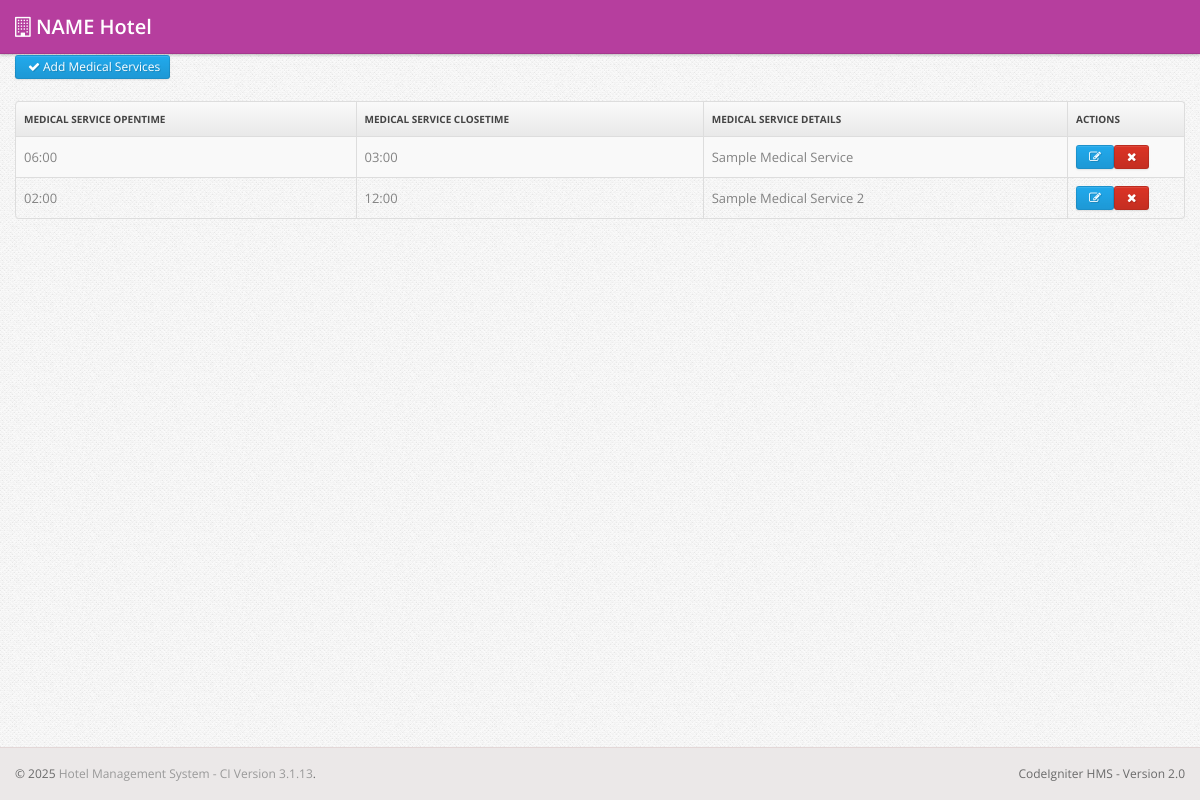
Page /index.php/medical_service on the committed database.
### tables this page shows
CREATE TABLE `medical_service` (
  `medicalservice_id` int(11) NOT NULL,
  `medicalservice_open_time` varchar(50) DEFAULT NULL,
  `medicalservice_close_time` varchar(50) DEFAULT NULL,
  `medicalservice_details` text DEFAULT NULL
);

### application/controllers/medical_service.php (called while the page is built, shortened)
<?php if ( ! defined('BASEPATH')) exit('No direct script access allowed');
class Medical_service extends CI_Controller {
	public function index()
	{
		$medicalServices = $this->medical_service_m->get_medicalServices();
		$customers = $this->customer_m->get_active_customers();
		$viewdata = array('medicalServices' => $medicalServices, 'customers' => $customers);
		$data = array('title' => 'Medical Service - ', 'page' => 'medical_service');
		$this->load->view('header', $data);
		$this->load->view('medical_service/list',$viewdata);
		$this->load->view('footer');
	}
}

### index.php (called while the page is built, shortened)
<?php
require_once BASEPATH.'core/CodeIgniter.php';

### application/models/medical_service_m.php (called while the page is built, shortened)
<?php
class Medical_service_m extends CI_Model {
    function get_medicalServices()
    {
        $query = $this->db->from('medical_service')->get();
        $data = array();
        foreach (@$query->result() as $row)
        {
            $data[] = $row;
        }
        if(count($data))
            return $data;
        return false;
    }
}

### application/views/medical_service/list.php (the view)
<div class="main">
  <div class="main-inner">
    <div class="container">
      <div class="row">
        <div class="span12">
			<a href="<?= base_url() ?>medical_service/add" class="btn btn-small btn-primary"><i class="btn-icon-only icon-ok"></i>Add Medical Services</a>
			<br><br>
			<table class="table table-striped table-bordered">
				<thead>
				  <tr>
				    <th> Medical Service Opentime </th>
				    <th> Medical Service Closetime </th>
				    <th> Medical Service Details </th>
				    <th class="td-actions", width="100"> Actions </th>
				  </tr>
				</thead>
				<tbody>
				<?php
					if(isset($medicalServices) && $medicalServices){
					foreach ($medicalServices as $medServ) {
				?>
				  <tr>
				    <td> <?=$medServ->medicalservice_open_time?> </td>
				    <td> <?=$medServ->medicalservice_close_time?> </td>
				    <td> <?=$medServ->medicalservice_details?> </td>
				    <td class="td-actions"><a href="<?= base_url() ?>medical_service/edit/<?=$medServ->medicalservice_id?>" class="btn btn-small btn-primary"><i class="btn-icon-only icon-edit"> </i></a><a href="<?= base_url() ?>medical_service/delete/<?=$medServ->medicalservice_id?>" onclick="return confirm('Are you sure ?')" class="btn btn-danger btn-small"><i class="btn-icon-only icon-remove"> </i></a></td>
				  </tr>
				<?php }} ?>
				</tbody>
			</table>
		</div>
	  </div>
	</div>
  </div>
</div>

### css/style.css (style rules this page uses)
body { background: #f9f6f1; font: 13px/1.7em 'Open Sans'; }
.btn-icon-only { padding-right: 3px; padding-left: 3px; }
.table td { vertical-align: middle; }
.table-bordered th { background: #E9E9E9; background: -moz-linear-gradient(top, #FAFAFA 0%, #E9E9E9 100%); background: -webkit-gradient(linear, left top, left bottom, color-stop(0%, #FAFAFA), color-stop(100%, #E9E9E9)); background: -webkit-linear-gradient(top, #FAFAFA 0%, #E9E9E9 100%); background: -o-linear-gradient(top, #FAFAFA 0%, #E9E9E9 100%); background: -ms-linear-gradient(top, #FAFAFA 0%, #E9E9E9 100%); background: linear-gradient(top, #FAFAFA 0%, #E9E9E9 100%); filter: progid: DXImageTransform.Microsoft.gradient(startColorstr='#FAFAFA', endColorstr='#E9E9E9'); -ms-filter: "progid:DXImageTransform.Microsoft.gradient(startColorstr='#FAFAFA', endColorstr='#E9E9E9')"; font-size: 10px; color: #444; text-transform: uppercase; }
.main { padding-bottom: 2em; }

### css/pages/signin.css (style rules this page uses)
body { background: url(../../img/body-bg.png); color: #838383; font: 13px/1.7em 'Open Sans'; }

### rows in the picture
medical_service: medicalservice_open_time "06:00", medicalservice_close_time "03:00", medicalservice_details "Sample Medical Service"
medical_service: medicalservice_open_time "02:00", medicalservice_close_time "12:00", medicalservice_details "Sample Medical Service 2"

### other values in the picture
HOTEL_NAME "NAME Hotel"
CI_VERSION "3.1.13"
